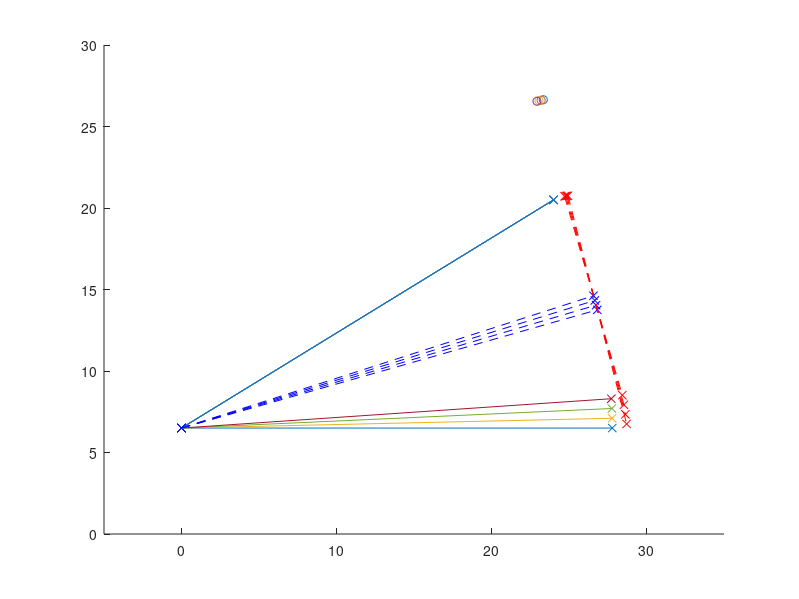
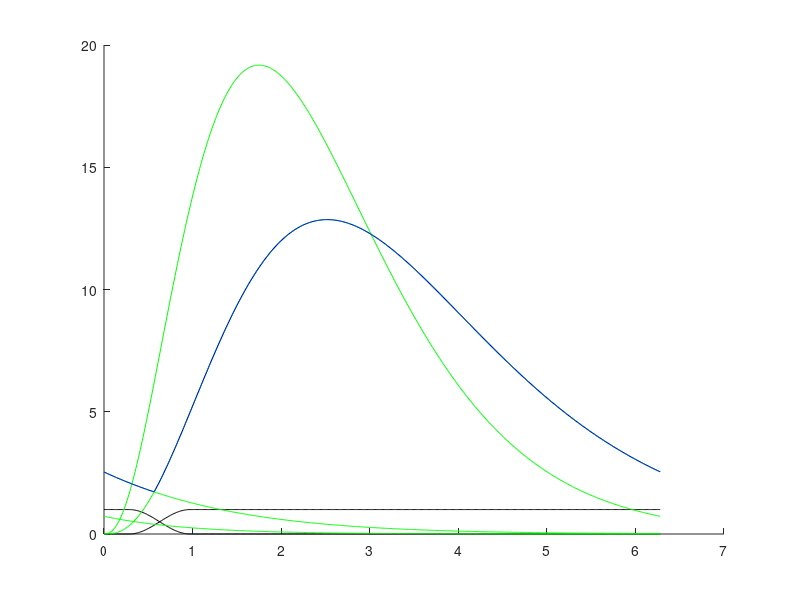
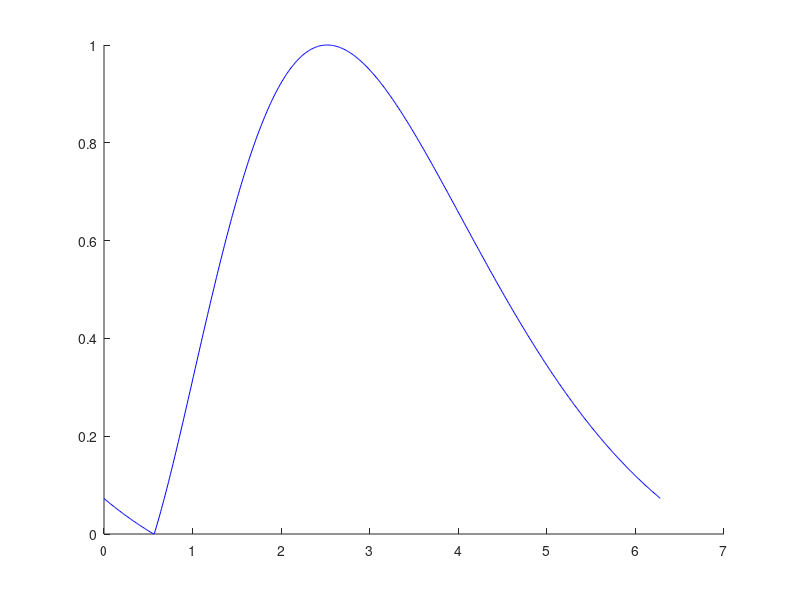
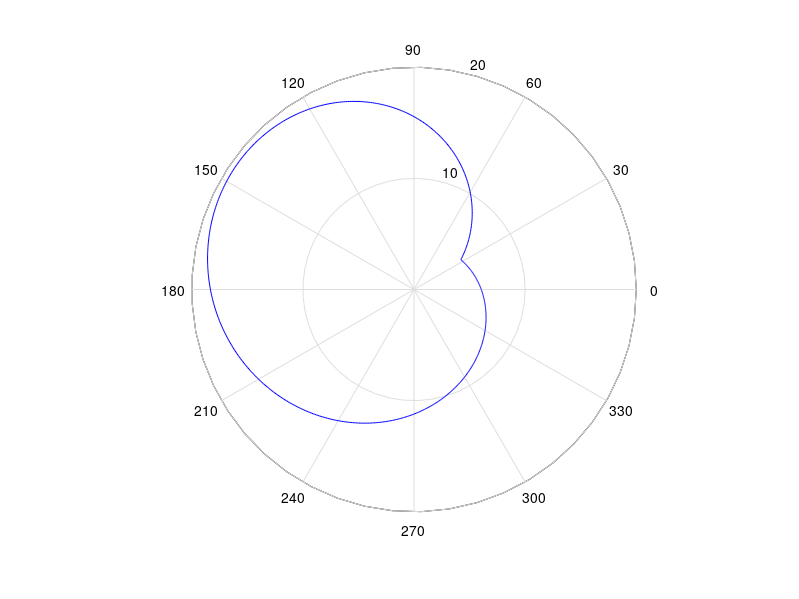

MATLAB code to generate these figures, in order:
% The OxyGEN proyect by Profoty.xyz
% Together against the Covid-19
% V4.0 rev.17/03/2020
% 
% Website/blog: oxygen.protofy.xyz
% Contact: oxygen@protofy.xyz


%GEOMETRICAL PARAMETERS

clear;

%Length from the bearing to the hinge
l0 = 27.5;

%Length of the vertical wall that supports the hinge
h0 = 6.5;

%Lenght of the vertical support of the bearing
hb = 4.0;

%Bearing radius
br = 1.1;

%Array of different max and min positions of the bearing
h1a = [6.5, 7.1, 7.7, 8.3];
h2a = [20.5, 20.5, 20.5, 20.5];

%Number of cycles per cam turn (1 to 3).
nc = 1;

%Minimum radius of the camshaft
rmin = 5;


%BREATHING CYCLE PARAMETERS

%Duration of the inhale cycle / duration of the whole cycle
lambda1 = 0.500;
lambda2 = 0.100;

%Soft transition between inhale and exhale cycles
dpsi21 = 0.11;
dpsi12 = 0.15;

%Adjust parameters of the inhale curve
ga1 = 3.8;
gb1 = .9;
ff1 = 50;

%Adjust parametes of the exhale curve
ga2 = 3.5;
gb2 = .70;
ff2 = 55;


%GENERATION OF THE CURVES AND THE CAMSHAFT

%Generation of the geometry

l = sqrt(l0^2+hb^2);


for i = 1:numel(h1a);
    
    ymin(i) = h1a(i);
    ymax(i) = h2a(i);
    
    alphamin(i) = acos((h0 - h1a(i)) / l);
    alphamax(i) = acos((h0 - h2a(i)) / l);
    
    xmin(i) = l*sin(alphamin(i));    
    xmax(i) = l*sin(alphamax(i));
    
    d(i) = sqrt((xmin(i)-xmax(i))^2 + (ymin(i)-ymax(i))^2);
    
    alphatan(i) = (alphamin(i) + alphamax(i)) / 2;
    
    xtan(i) = l*sin(alphatan(i));    
    ytan(i) = h0 - l*cos(alphatan(i));
    
    xsup(i) = xtan(i) + (d(i)/2)*cos(alphatan(i));
    xinf(i) = xtan(i) - (d(i)/2)*cos(alphatan(i));
    
    ysup(i) = ytan(i) + (d(i)/2)*sin(alphatan(i));
    yinf(i) = ytan(i) - (d(i)/2)*sin(alphatan(i));
    
    xcam(i) = xtan(i) + (d(i)/2 + rmin + br)*cos(alphatan(i));
    ycam(i) = ytan(i) + (d(i)/2 + rmin + br)*sin(alphatan(i));
    
end;


%Time increment
dt = 0.01;

%time coordinate during the whole cycle
theta = 0:dt:2*pi;

%Generation of the soft transition between inhale and exhale curves
psi1 = [];
psi2 = [];

for i = 1:numel(theta);
    
    if theta(i) < (lambda2-dpsi21/2)*2*pi;
        psi1(i) = 0;
        
    elseif theta(i) < (lambda2+dpsi21/2)*2*pi;
        psi1(i) = 0.5 + 0.5*cos((theta(i)-(lambda2+dpsi21/2)*2*pi)/(2*dpsi21));
        
    else theta(i) < (lambda1-dpsi12/2)*2*pi;
        psi1(i) = 1;
        
    end;
    
    psi2(i) = 1 - psi1(i);
    
end;    


%Generation of the complete breathing cycle rho(theta)

rho = [];
rho1 = [];
rho2 = [];
rho2next = [];

rhomin = 1000;
rhomax = 0;

for i = 1:numel(theta);
    
    %Inhale curve
    rho1(i) = ff1*gampdf(theta(i), ga1, gb1);
    rho1next(i) = ff1*gampdf(theta(i)+2*pi, ga1, gb1);
    
    %Exhale curve
    rho2(i) = ff2*gampdf(theta(i), ga2, gb2);
    rho2next(i) = ff2*gampdf(theta(i)+2*pi, ga2, gb2);
    
   
    rho(i) = max(rho1(i), rho1next(i));
 
    
    %Capturing min and max in order to generate the normalized curve
    if rho(i) > rhomax
        rhomax = rho(i);
    end;
    
    if rho(i) < rhomin
        rhomin = rho(i);
    end;

end;


%Generation of a normalised curve and camshaft

rhonorm = [];
rhocam = [];

for i = 1:numel(theta);
    
    rhonorm(i) = (rho(i)-rhomin)/(rhomax-rhomin);
        
    for n = 1:numel(d)
        
        rhocam(n,i) = rmin + rhonorm(i)*d(n);
        
    end;
    
end;


%Generation of the first derivate of the camshaft geometry to analize and
%validate the design

drho = [];
drhonorm = [];
drhocam = [];

a = rmin;
b = 1/dt;

for i = 1 : numel(rho)-1;
    
    drho(i) = b*(rho(i+1)-rho(i));
    drhonorm(i) = b*(rhonorm(i+1)-rhonorm(i));
    drhocam(i) = b*(rhocam(i+1)-rhocam(i)) + a;
    
end;

drho(numel(rho)) = b*(rho(1)-rho(numel(rho)));
drhonorm(numel(rhonorm)) = b*(rhonorm(1)-rhonorm(numel(rhonorm)));
drhocam(numel(rhocam)) = b*(rhocam(1)-rhocam(numel(rhocam))) + a;


%X and Y coordinates during two cycles (for 2-cycle camshaft plot)

theta2 = [theta/2, (2*pi+theta)/2];

rhocam2 = [rhocam, rhocam];
drhocam2 = [drho, drho];


%X and Y coordinates during three cycles (for 3-cycle camshaft plot)

theta3 = [theta/3, (2*pi+theta)/3, (4*pi+theta)/3];

rhocam3 = [rhocam, rhocam, rhocam];
drhocam3 = [drho, drho, drho];



%GENERATION OF THE PLOTS

%Trying to print it out in real size (FAIL)
%set(gcf,'PaperUnits','centimeters'); 
%set(gcf,'PaperSize',[42 29.7]);


fpos = figure('Name', 'Dimensions', 'Units', 'centimeters', 'NumberTitle', 'off');
set(gcf,'PaperUnits','centimeters', 'PaperSize', [42/2 27.9/2]);
set(gcf, 'units', 'centimeters', 'position', [0, 0, 28, 20]);
fpos = gcf;
hold on

xlim([-5 35]);
ylim([0 30]);

for i = 1:numel(xmin)
    
    plot([0, xmin(i)], [h0, ymin(i)], '-x')    
    plot([0, xmax(i)], [h0, ymax(i)], '-x')
    
    plot([0, xtan(i)], [h0, ytan(i)], '--xb')
    
    plot([xsup(i), xinf(i)], [ysup(i), yinf(i)], '--xr')
    scatter(xcam(i), ycam(i))

end;

hold off




%Plot of the breathing cycle interpolation by curves

fcycle = figure('Name', 'Breath Cycle curves', 'Units', 'centimeters', 'NumberTitle', 'off');

hold on
plot(theta, psi1, '-k')
plot(theta, psi2, '-k')
plot(theta, rho1, '-g')
plot(theta, rho1next, '-g')
plot(theta, rho2, '-g')
plot(theta, rho2next, '-g')
%plot(theta, drho, '-r')
plot(theta, rho, '-b')
hold off

set(gcf,'PaperUnits','centimeters', 'PaperSize', [42/2 27.9/2]);
set(gcf, 'units', 'centimeters', 'position', [0, 0, 27.9, 27.9]);
fcam3 = gcf;


%Plot of the normalized breathing cycle and first derivate


fnorm = figure('Name', 'Normalized Breath Cycle', 'Units', 'centimeters', 'NumberTitle', 'off');

hold on
%plot(theta, drhonorm, '-r')
plot(theta, rhonorm, '-b')
hold off

set(gcf,'PaperUnits','centimeters', 'PaperSize', [42/2 27.9/2]);
set(gcf, 'units', 'centimeters', 'position', [0, 0, 27.9, 27.9]);
fcam3 = gcf;


%Plot of a 1-cycle camshaft

for n = 1:numel(d)

    fcam1 = figure('Name', '1-Cycle Camshaft', 'Units', 'centimeters', 'NumberTitle', 'off');
    %hold on
   
    %polarplot(theta, drhocam, '-r')
    polar(theta, rhocam(n,:), '-b')

    
    %rlim([0 25]);
    hold off

    set(gcf,'PaperUnits','centimeters', 'PaperSize', [42 27.9]);
    set(gcf, 'units', 'centimeters', 'position', [0, 0, 27.9, 27.9]);
    fcam3 = gcf;
    
end


% %Plot of a 2-cycle camshaft
% 
% fcam2 = figure('Name', '2-Cycle', 'Units', 'centimeters', 'NumberTitle', 'off');
% 
% %hold on;
% %polar(theta, drhocam2, '-r')
% polar(theta2, rhocam2, '-b')
% %hold off;
% 
% set(gcf,'PaperUnits','centimeters', 'PaperSize', [42 27.9]);
% set(gcf, 'units', 'centimeters', 'position', [0, 0, 27.9, 27.9]);
% fcam3 = gcf;
% 
% 
% %Plot of a 3-cycle camshaft
% 
% fcam3 = figure('Name', '3-Cycle', 'Units', 'centimeters', 'NumberTitle', 'off');
% 
% %hold on;
% %polar(theta,drhocam3)
% polar(theta3, rhocam3)
% %hold off;
% 
% set(gcf,'PaperUnits','centimeters', 'PaperSize', [42 27.9]);
% set(gcf, 'units', 'centimeters', 'position', [0, 0, 27.9, 27.9]);
% fcam3 = gcf;

% The OxyGEN proyect by Profoty.xyz
% Together against the Covid-19
% V4.0 rev.17/03/2020
% 
% Website/blog: oxygen.protofy.xyz
% Contact: oxygen@protofy.xyz